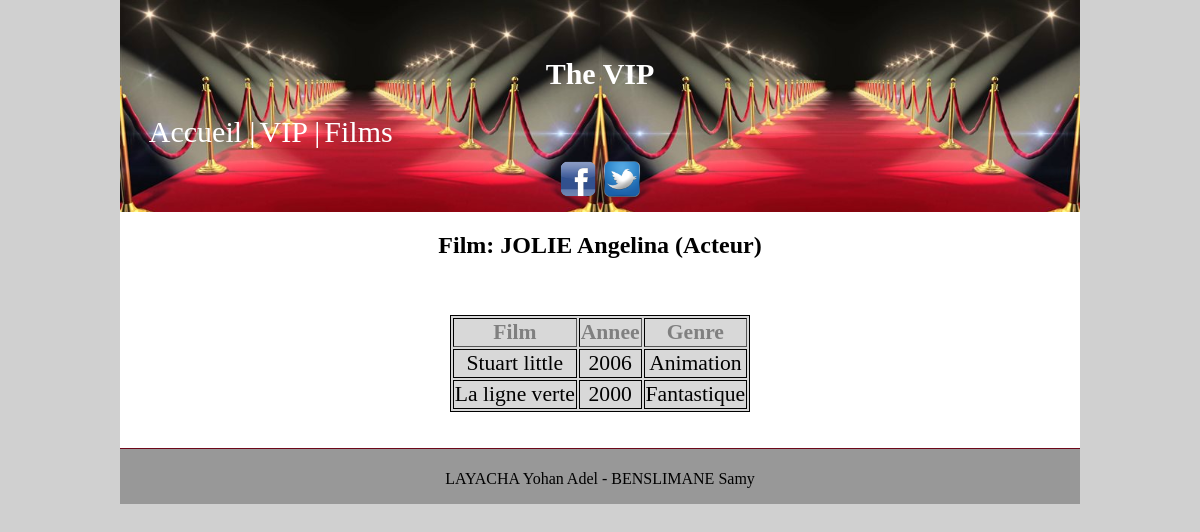
/php/index.php?page=leVip&num=3&type=film, run on the app's committed database.
### tables this page shows
CREATE TABLE IF NOT EXISTS `Vip` (
  `numVip` int(11) NOT NULL,
  `nomVip` varchar(200) NOT NULL,
  `prenomVip` varchar(200) NOT NULL,
  `civilite` varchar(50) NOT NULL,
  `dateNaissance` date NOT NULL,
  `lieuNaissance` varchar(200) NOT NULL,
  `codeRole` varchar(10) NOT NULL,
  `pays` varchar(50) NOT NULL,
  `codeStatut` varchar(10) NOT NULL,
  PRIMARY KEY (`numVip`),
  KEY `pays` (`pays`)
);

CREATE TABLE IF NOT EXISTS `Casting` (
  `numVip` int(11) NOT NULL,
  `numVisa` int(11) NOT NULL,
  PRIMARY KEY (`numVip`,`numVisa`),
  KEY `numVisa` (`numVisa`)
);

CREATE TABLE IF NOT EXISTS `Film` (
  `numVisa` int(11) NOT NULL,
  `titre` varchar(200) NOT NULL,
  `anneeSortie` int(11) NOT NULL,
  `Genre` varchar(200) NOT NULL,
  PRIMARY KEY (`numVisa`)
);

### php/Model/Vip.php (called while the page is built, shortened)
<?php
class vipModel extends Model
{
	public function nomPrenomVip($numVip)
	{
		$sql= 'select * from Vip where numVip=?';
		$req=$this->executerRequete($sql,array($numVip));
		$resultat=$req->fetch();
		return $resultat;
	}
		public function numeroVisaA($numVip)
	{
		$sql= 'select numVisa from Casting where numVip=?';
		$req=$this->executerRequete($sql,array($numVip));
		$resultat=$req->fetchAll();
		return $resultat;
	}
	public function filmVip($numVisa)
	{
		$sql= 'select * from Film where numVisa=?';
		$req=$this->executerRequete($sql,array($numVisa));
		$resultat=$req->fetch();
		return $resultat;
	}
}
?>

### php/bin/Phototeque.php (called while the page is built)
<?php
	$host ="localhost"; $user ="p1422662";
	$password ="234462";
	$nombase ="p1422662";
?>

### php/Model/Model.php (called while the page is built)
<?php
	abstract class Model
	{
		private static $bdd;
		protected function executerRequete($sql,$params=null)
		{
			if ($params == null)
			{
				$resultat = self::getBdd()->query($sql);
			}
			else
			{
				$resultat = self::getBdd()->prepare($sql);
				$resultat->execute($params);
			}
			return $resultat;
		}
		private static function getBdd()
		{
			if(self::$bdd == null)
			{
				require 'bin/Phototeque.php';
				self::$bdd = new PDO('mysql:host='.$host .';dbname='.$nombase,$user,$password);
				self::$bdd->exec('SET NAMES utf8');
				self::$bdd->setAttribute(PDO::ATTR_ERRMODE,PDO::ERRMODE_EXCEPTION);
			}
			return self::$bdd;
		}
	}
?>

### php/Views/leVipFilm.php (the view, shortened to what this page needs)
<?php
if(isset($_GET['num']))
{
	$Vip= new vipModel();
	$vipNomPre=$Vip->nomPrenomVip($_GET['num']);
				echo '<h2>Film: ';
				if($vipNomPre['codeRole']=='A')
				{
					echo $vipNomPre['nomVip'].' '.$vipNomPre['prenomVip'].' (Acteur)</h2> ';
				}
			echo '<br><br>';
			if($vipNomPre['codeRole']=='A')
				{
						$numVisa=$Vip->numeroVisaA($_GET['num']);
						if($numVisa!=NULL)
						{
											echo'<table id="tabFilm" border="2">
														   <tr id="film">
															  <th> Film  </th>
															  <th> Annee </th>
															  <th> Genre </th>
														   </tr>';
							foreach($numVisa as $data)
								{
									$film=$Vip->filmVip($data['numVisa']);
												echo'
												   <tr>
													  <td><a href="index.php?page=lesFilms&numVisa='.$data['numVisa'].'">'.$film['titre'].'</a></td>
													  <td> '.$film['anneeSortie'].' </td>
													  <td> '.$film['Genre'].' </td>
												   </tr>
													';
								}
								echo'</table>';
						}
				}
}
?>
<?php
	include('Views/layout.php');
 ?>

### php/assets/index.css (style rules this page uses)
html, body { background-color:#D0D0D0 ; margin:0%; padding:0%; }
h2 { font-family: Imprint MT Shadow; color:660000; }
table { margin : 3px; text-align: center; margin: auto; border:2px; border:1px solid black; background-color: #FFE0FF; }
a { text-decoration: none; color:black; }
td { border:1px solid black; }
#tabFilm { color: black; font-size:135%; border-style:solid; border: top,bottom,right,left: 3px 3px 3px 3px; background-color:#D8D8D8; }
#film { color:grey; }

### data on the page
vip: nomVip "JOLIE", prenomVip "Angelina"
casting: numVisa.titre "Stuart little", numVisa.anneeSortie "2006", numVisa.Genre "Animation"
casting: numVisa.titre "La ligne verte", numVisa.anneeSortie "2000", numVisa.Genre "Fantastique"
